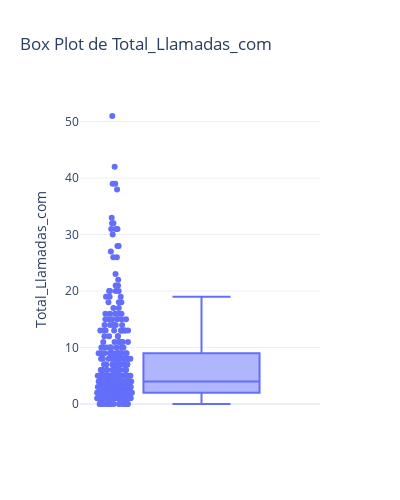

Notebook source saved alongside this figure:
### Code cell
variable='Total_Llamadas_com'
fig = px.box(
        df,
        y=variable, 
        points="all", 
        title=f'Box Plot de {variable}', 
        template="plotly_white"
    )
fig.update_layout(width=400, height=500)
fig.show()

### Figure 1 — Plotly figure (JSON) as saved in the notebook; plotly's stock layout.template omitted (floating-point values rounded to 4 significant figures; data arrays with more than 128 entries replaced by an {"elided": "..."} marker saying what was removed)
{"data": [{"alignmentgroup": "True", "boxpoints": "all", "hovertemplate": "Total_Llamadas_com=%{y}<extra></extra>", "legendgroup": "", "marker": {"color": "#636efa"}, "name": "", "notched": false, "offsetgroup": "", "orientation": "v", "showlegend": false, "type": "box", "x0": " ", "xaxis": "x", "y": {"elided": "373 int values"}, "y0": " ", "yaxis": "y"}], "layout": {"boxmode": "group", "height": 500, "legend": {"tracegroupgap": 0}, "title": {"text": "Box Plot de Total_Llamadas_com"}, "width": 400, "xaxis": {"anchor": "y", "domain": [0, 1]}, "yaxis": {"anchor": "x", "domain": [0, 1], "title": {"text": "Total_Llamadas_com"}}}}
